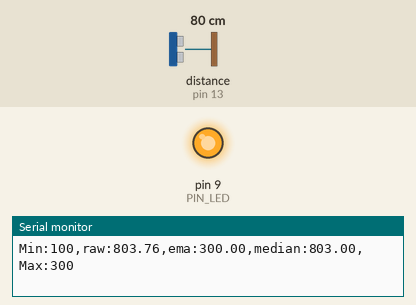
Bench run of a sketch on a simulated Arduino Uno, built with avr-gcc and run on an emulated ATmega328P. Shown: output pins drawn as LEDs (lit = HIGH), the last lines printed to the serial monitor. Wiring (inferred from the names in the program): ultrasonic range finder: trigger pin 12; echo pin 13. Inputs (shaded band) come from the test bench; at power-on: distance to the obstacle (sensor on pin 13) 80 cm. The echo pulse lasts 58.3 µs per cm; pins used as bus, display or sensor lines are not drawn.

Above: at 1.2 s.
1.3 s: distance to the obstacle (sensor on pin 13) set to 18 cm
At 2.2 s:
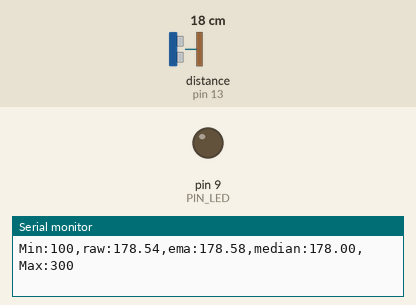
2.8 s: distance to the obstacle (sensor on pin 13) set to 2 cm
At 3.3 s:
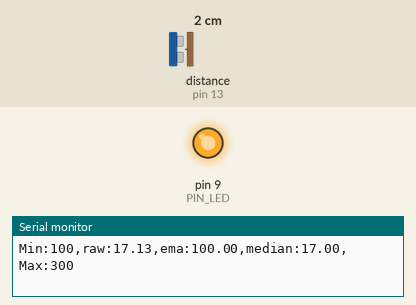
Timing chart, 0 to 5.8 s (numbered marks = the images above; inputs shaded):
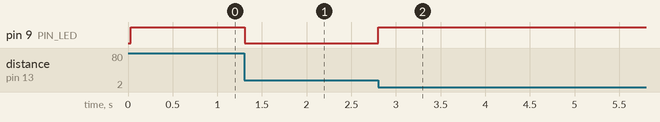

The sketch:

09_example_1.ino
```cpp
// Arduino pin assignment
#define PIN_LED  9
#define PIN_TRIG 12
#define PIN_ECHO 13

// configurable parameters
#define SND_VEL 346.0     // sound velocity at 24 celsius degree (unit: m/sec)
#define INTERVAL 25       // sampling interval (unit: msec)
#define PULSE_DURATION 10 // ultra-sound Pulse Duration (unit: usec)
#define _DIST_MIN 100     // minimum distance to be measured (unit: mm)
#define _DIST_MAX 300     // maximum distance to be measured (unit: mm)

#define TIMEOUT ((INTERVAL / 2) * 1000.0) // maximum echo waiting time (unit: usec)
#define SCALE (0.001 * 0.5 * SND_VEL)     // coefficent to convert duration to distance

#define _EMA_ALPHA 0.5    // EMA weight of new sample (range: 0 to 1)
                          // Setting EMA to 1 effectively disables EMA filter.

// global variables
unsigned long last_sampling_time;   // unit: msec
float dist_prev = _DIST_MAX;        // Distance last-measured
float dist_ema;                     // EMA distance

const int N = 30;
int sample[N] ;
int index = 0;

void setup() {
  // initialize GPIO pins
  pinMode(PIN_LED,OUTPUT);
  pinMode(PIN_TRIG,OUTPUT);
  pinMode(PIN_ECHO,INPUT);
  digitalWrite(PIN_TRIG, LOW);

  // initialize serial port
  Serial.begin(57600);
}

void sample_setup(int value){
  sample[index] = value;
  index = (index + 1) % N;
}
int getMedian() {
  int sorted[N];
  memcpy(sorted, sample, sizeof(sample));  // 원본 배열 복사

  // 버블 정렬 (간단한 정렬 알고리즘)
  for (int i = 0; i < N - 1; i++) {
    for (int j = 0; j < N - i - 1; j++) {
      if (sorted[j] > sorted[j + 1]) {
        int temp = sorted[j];
        sorted[j] = sorted[j + 1];
        sorted[j + 1] = temp;
      }
    }
  }
  // 중위수 반환
  if (N % 2 == 1) {
    return sorted[N / 2];  // 홀수일 때
  } else {
    return (sorted[N / 2 - 1] + sorted[N / 2]) / 2;  // 짝수일 때 평균
  }
}


void loop() {
  float dist_raw, dist_filtered, dist_median;

  if (millis() < last_sampling_time + INTERVAL)
    return;

  dist_raw = USS_measure(PIN_TRIG,PIN_ECHO);

  if ((dist_raw == 0.0) || (dist_raw > _DIST_MAX)) {
      dist_filtered = 300;
  } else if (dist_raw < _DIST_MIN) {
      dist_filtered = 100;
  } else {    // In desired Range
      dist_filtered = dist_raw;
      dist_prev = dist_raw;
  }

  dist_ema = _EMA_ALPHA * dist_filtered + (1-_EMA_ALPHA) * dist_ema;
  sample_setup(dist_raw);
  dist_median = getMedian();

  Serial.print("Min:");   Serial.print(_DIST_MIN);
  Serial.print(",raw:"); Serial.print(dist_raw);
  Serial.print(",ema:");  Serial.print(dist_ema);
  Serial.print(",median:");  Serial.print(dist_median);
  Serial.print(",Max:");  Serial.print(_DIST_MAX);
  Serial.println("");

  if ((dist_raw < _DIST_MIN) || (dist_raw > _DIST_MAX))
    digitalWrite(PIN_LED, 1);       // LED OFF
  else
    digitalWrite(PIN_LED, 0);       // LED ON

  last_sampling_time += INTERVAL;
}

float USS_measure(int TRIG, int ECHO)
{
  digitalWrite(TRIG, HIGH);
  delayMicroseconds(PULSE_DURATION);
  digitalWrite(TRIG, LOW);

  return pulseIn(ECHO, HIGH, TIMEOUT) * SCALE; // unit: mm
}
```

Measured:
- after the input at 1.3 s, pin 9 (PIN_LED): HIGH → LOW at once
- after the input at 2.8 s, pin 9 (PIN_LED): LOW → HIGH at once
